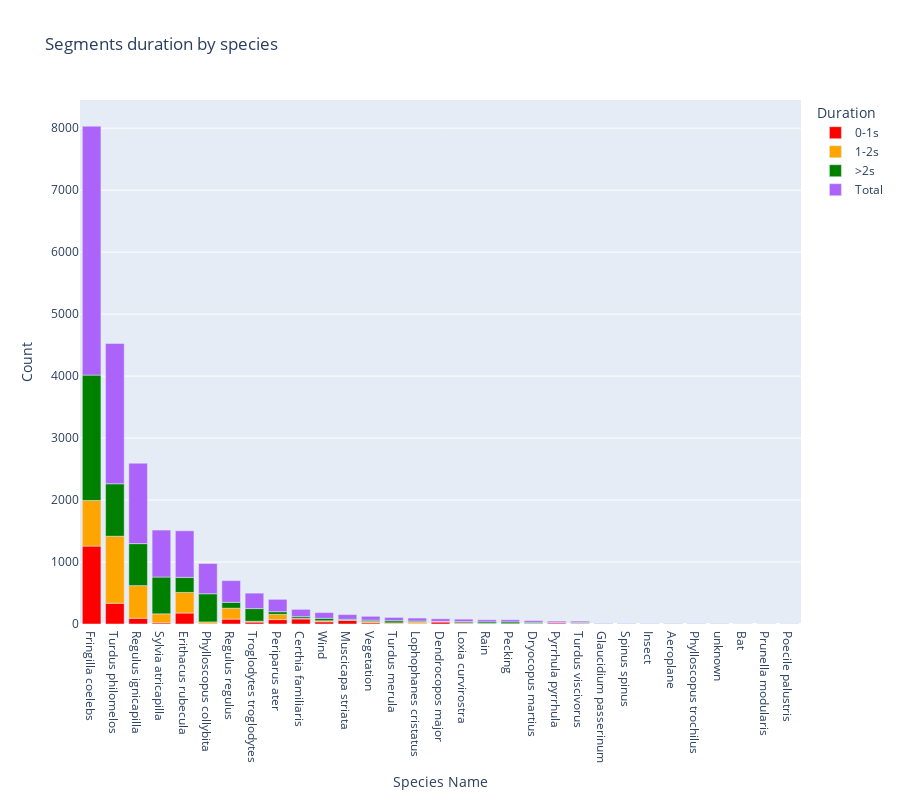

The notebook cell saved with this chart:
### Code cell
species_duration_df["Total"] = species_duration_df[["0-1s", "1-2s", ">2s"]].sum(axis=1)
species_duration_df = species_duration_df.sort_values("Total", ascending=False).reset_index(drop=True)

color_map = {
    "0-1s": "red",   
    "1-2s": "orange",  
    ">2s": "green"     
}

species_duration_df_long = species_duration_df.melt(id_vars=["Species Name", "Total"], var_name="Duration", value_name="Count")

fig = px.bar(species_duration_df_long, 
             x="Species Name", 
             y="Count", 
             color="Duration", 
             barmode="relative",  # Stack
             title="Segments duration by species",
             color_discrete_map=color_map,
             height=800)

fig.show()

### Figure 1 — Plotly figure (JSON) as saved in the notebook; plotly's stock layout.template omitted (floating-point values rounded to 4 significant figures)
{"data": [{"hovertemplate": "Duration=0-1s<br>Species Name=%{x}<br>Count=%{y}<extra></extra>", "legendgroup": "0-1s", "marker": {"color": "red", "pattern": {"shape": ""}}, "name": "0-1s", "orientation": "v", "showlegend": true, "textposition": "auto", "type": "bar", "x": ["Fringilla coelebs", "Turdus philomelos", "Regulus ignicapilla", "Sylvia atricapilla", "Erithacus rubecula", "Phylloscopus collybita", "Regulus regulus", "Troglodytes troglodytes", "Periparus ater", "Certhia familiaris", "Wind", "Muscicapa striata", "Vegetation", "Turdus merula", "Lophophanes cristatus", "Dendrocopos major", "Loxia curvirostra", "Rain", "Pecking", "Dryocopus martius", "Pyrrhula pyrrhula", "Turdus viscivorus", "Glaucidium passerinum", "Spinus spinus", "Insect", "Aeroplane", "Phylloscopus trochilus", "unknown", "Bat", "Prunella modularis", "Poecile palustris"], "xaxis": "x", "y": [1257, 335, 93, 19, 177, 3, 79, 31, 71, 81, 36, 57, 20, 3, 10, 32, 14, 5, 2, 2, 20, 1, 4, 5, 3, 0, 0, 2, 0, 0, 0], "yaxis": "y"}, {"hovertemplate": "Duration=1-2s<br>Species Name=%{x}<br>Count=%{y}<extra></extra>", "legendgroup": "1-2s", "marker": {"color": "orange", "pattern": {"shape": ""}}, "name": "1-2s", "orientation": "v", "showlegend": true, "textposition": "auto", "type": "bar", "x": ["Fringilla coelebs", "Turdus philomelos", "Regulus ignicapilla", "Sylvia atricapilla", "Erithacus rubecula", "Phylloscopus collybita", "Regulus regulus", "Troglodytes troglodytes", "Periparus ater", "Certhia familiaris", "Wind", "Muscicapa striata", "Vegetation", "Turdus merula", "Lophophanes cristatus", "Dendrocopos major", "Loxia curvirostra", "Rain", "Pecking", "Dryocopus martius", "Pyrrhula pyrrhula", "Turdus viscivorus", "Glaucidium passerinum", "Spinus spinus", "Insect", "Aeroplane", "Phylloscopus trochilus", "unknown", "Bat", "Prunella modularis", "Poecile palustris"], "xaxis": "x", "y": [736, 1081, 526, 145, 332, 30, 176, 13, 84, 8, 16, 2, 19, 15, 23, 7, 5, 3, 3, 8, 0, 11, 0, 0, 0, 0, 1, 0, 1, 1, 0], "yaxis": "y"}, {"hovertemplate": "Duration=>2s<br>Species Name=%{x}<br>Count=%{y}<extra></extra>", "legendgroup": ">2s", "marker": {"color": "green", "pattern": {"shape": ""}}, "name": ">2s", "orientation": "v", "showlegend": true, "textposition": "auto", "type": "bar", "x": ["Fringilla coelebs", "Turdus philomelos", "Regulus ignicapilla", "Sylvia atricapilla", "Erithacus rubecula", "Phylloscopus collybita", "Regulus regulus", "Troglodytes troglodytes", "Periparus ater", "Certhia familiaris", "Wind", "Muscicapa striata", "Vegetation", "Turdus merula", "Lophophanes cristatus", "Dendrocopos major", "Loxia curvirostra", "Rain", "Pecking", "Dryocopus martius", "Pyrrhula pyrrhula", "Turdus viscivorus", "Glaucidium passerinum", "Spinus spinus", "Insect", "Aeroplane", "Phylloscopus trochilus", "unknown", "Bat", "Prunella modularis", "Poecile palustris"], "xaxis": "x", "y": [2023, 847, 678, 594, 243, 455, 95, 205, 44, 29, 40, 17, 23, 35, 15, 3, 20, 26, 29, 18, 3, 11, 2, 0, 1, 3, 2, 1, 0, 0, 1], "yaxis": "y"}, {"hovertemplate": "Duration=Total<br>Species Name=%{x}<br>Count=%{y}<extra></extra>", "legendgroup": "Total", "marker": {"color": "#ab63fa", "pattern": {"shape": ""}}, "name": "Total", "orientation": "v", "showlegend": true, "textposition": "auto", "type": "bar", "x": ["Fringilla coelebs", "Turdus philomelos", "Regulus ignicapilla", "Sylvia atricapilla", "Erithacus rubecula", "Phylloscopus collybita", "Regulus regulus", "Troglodytes troglodytes", "Periparus ater", "Certhia familiaris", "Wind", "Muscicapa striata", "Vegetation", "Turdus merula", "Lophophanes cristatus", "Dendrocopos major", "Loxia curvirostra", "Rain", "Pecking", "Dryocopus martius", "Pyrrhula pyrrhula", "Turdus viscivorus", "Glaucidium passerinum", "Spinus spinus", "Insect", "Aeroplane", "Phylloscopus trochilus", "unknown", "Bat", "Prunella modularis", "Poecile palustris"], "xaxis": "x", "y": [4016, 2263, 1297, 758, 752, 488, 350, 249, 199, 118, 92, 76, 62, 53, 48, 42, 39, 34, 34, 28, 23, 23, 6, 5, 4, 3, 3, 3, 1, 1, 1], "yaxis": "y"}], "layout": {"barmode": "relative", "height": 800, "legend": {"title": {"text": "Duration"}, "tracegroupgap": 0}, "title": {"text": "Segments duration by species"}, "xaxis": {"anchor": "y", "domain": [0, 1], "title": {"text": "Species Name"}}, "yaxis": {"anchor": "x", "domain": [0, 1], "title": {"text": "Count"}}}}
